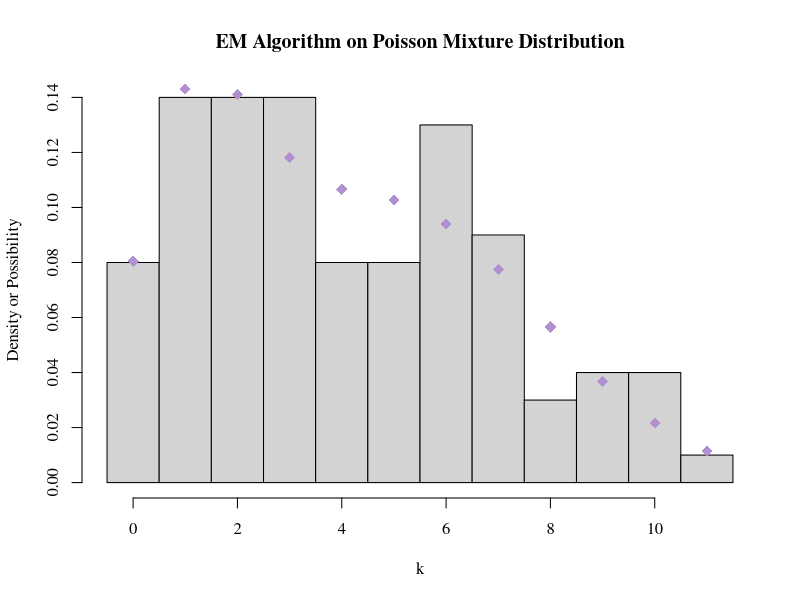

Source code (R):
# -----------------------------------------------------------
# Statistical Computing Experiments
# -----------------------------------------------------------
# EM Algorithm for Poisson Mixture Distribution
# Author: Zilong Liang
# Date: 2018-04-04
# -----------------------------------------------------------

# -----------------------------
# Main function of EM Algorithm
# -----------------------------

poismm <- function(x, k, tol = 1e-6, iter.max = 200) {
  # Check the samples
  n <- nrow(x)
  
  # Initialize the parameters
  tau <- runif(k - 1, 0, 1 / k); tau <- c(tau, 1 - sum(tau))
  lambda <- runif(k)
  
  # EM iterations
  iter <- 0  # Iteration index
  repeat {
    # E-Step
    f <- matrix(nrow = n, ncol = k)
    for (j in 1:k) {  # TODO: vectorization?
      f[, j] <- dpois(x, lambda[j])
    }
    e.weighted <- f %*% tau
    e <- matrix(0, nrow = n, ncol = k)
    for (j in 1:k) {  # TODO: vectorization?
      e[, j] <- f[, j] * tau[j] 
    }
    e <- e / rowSums(e.weighted)

    # M-Step
    sum.e <- colSums(e)
    tau.new <- sum.e / n
    lambda.new <- c(t(e) %*% x / sum.e)
    
    # Judge convergence
    iter <- iter + 1
    if (iter > iter.max) { break }
    err.tau <- norm(rbind(tau.new - tau), "I") / norm(rbind(tau), "I")
    err.lambda <- norm(rbind(lambda.new - lambda), "I") / 
                  norm(rbind(lambda), "I")
    err.max <- max(c(err.tau, err.lambda))
    if (err.max < tol) { break }
    
    # Iterate the parameters
    tau <- tau.new
    lambda <- lambda.new
  }
  
  return (list(tau, lambda))
}


# ----------
# Experiment
# ----------

# Read sample data
x <- read.csv("data.csv")
x <- as.matrix(x[, 2])

# Estimate parameters
estimates <- poismm(x, 2)
tau <- estimates[[1]]
lambda <- estimates[[2]]

# Prepare plotting
pfunc <- function(xx, tau, lambda) {
  # PDF of Gaussian Mixture Distribution
  k = length(tau)
  yy <- 0
  for (j in 1:k) {
    yy <- yy + tau[j] * dpois(xx, lambda[j])
  }
  return (yy)
}

# Plotting
xx <- seq(0, 11)
yy = pfunc(xx, tau, lambda)
hist(x, freq = FALSE,
     breaks = c(-0.5:11.5),
     xlab = "k", 
     ylab =  "Density or Possibility", 
     main = "EM Algorithm on Poisson Mixture Distribution",
     family = "serif")
points(xx, yy, pch = 18, cex = 1.5, col = "#b28fce")
